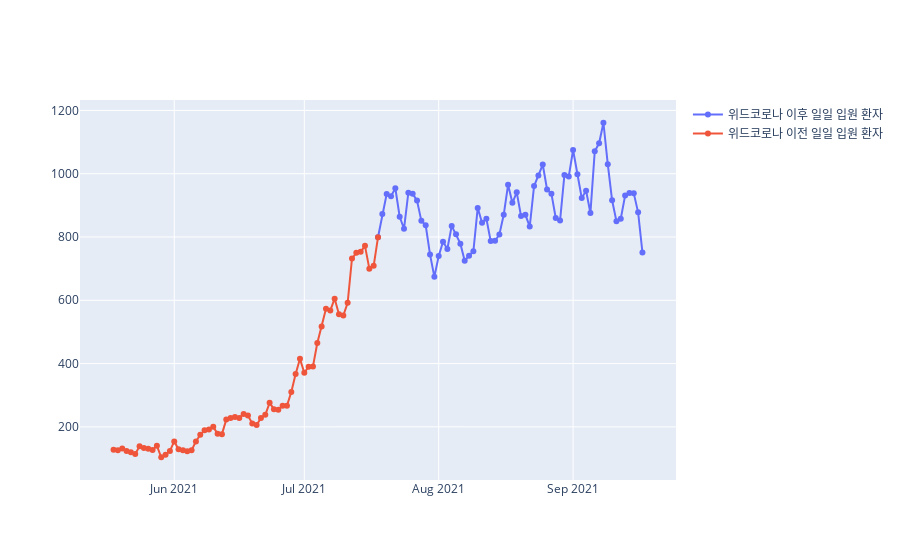

Notebook cell for this chart:
### Code cell
fig = go.Figure()
fig.add_trace(go.Scatter(x=UK_data_ac['date'], y=UK_data_ac['newAdmissions'],
                    mode='lines+markers',
                    name='위드코로나 이후 일일 입원 환자'))
fig.add_trace(go.Scatter(x=UK_data_bc['date'], y=UK_data_bc['newAdmissions'],
                    mode='lines+markers',
                    name='위드코로나 이전 일일 입원 환자'))
fig.show()
